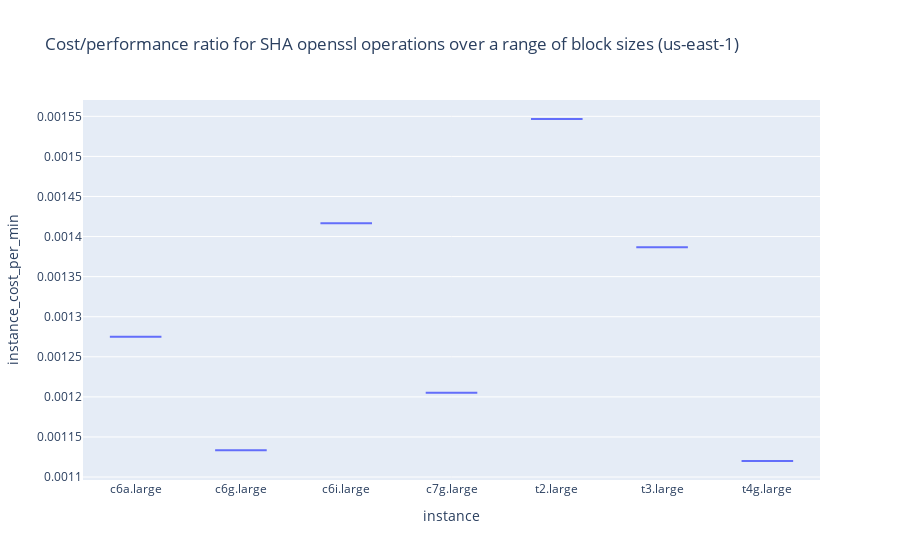
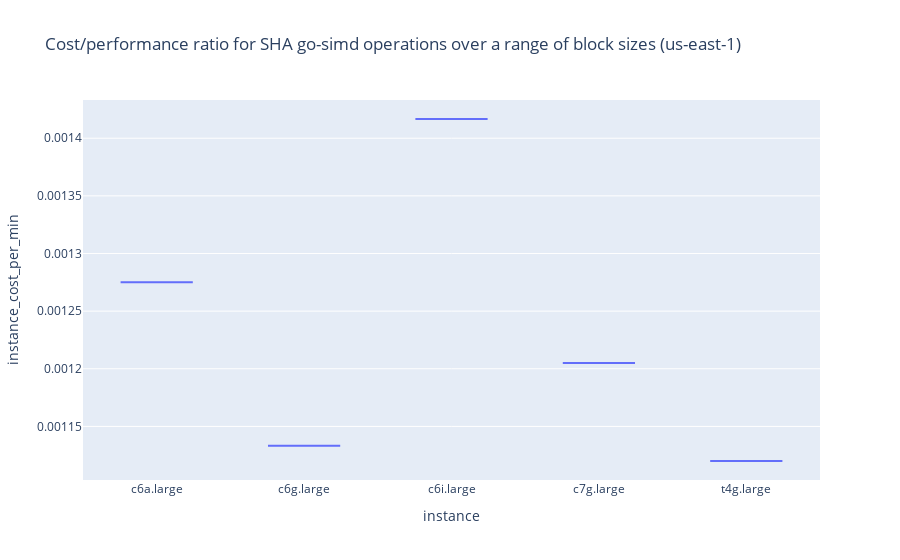
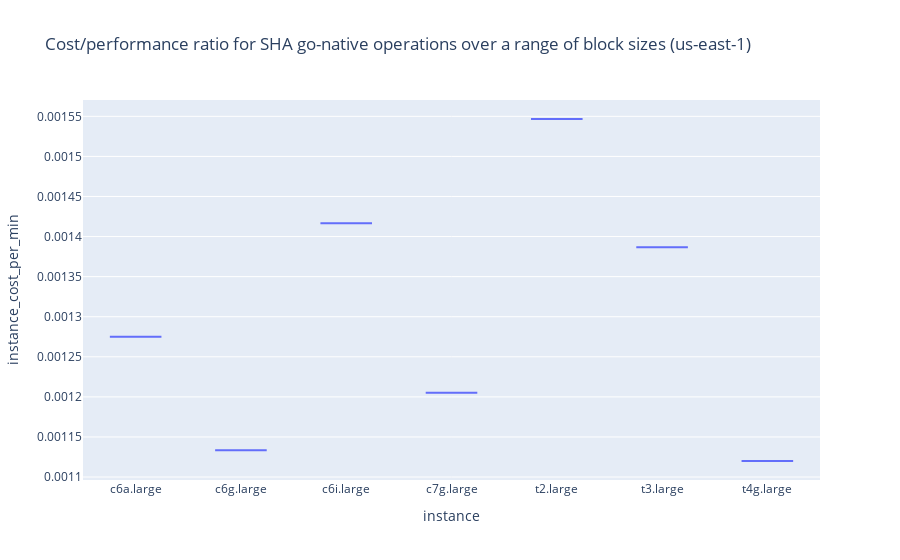
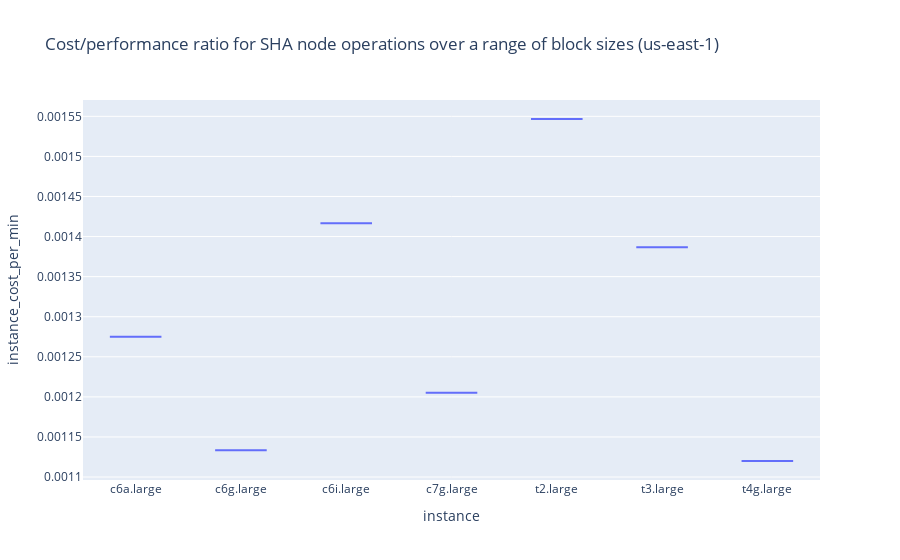

The cell these charts' notebook holds for them, in order:
### Code cell
for m in df_machinereadable['method'].unique():
    fig = px.box(df_machinereadable[df_machinereadable['method'] == m], x="instance", y="instance_cost_per_min", title=f"Cost/performance ratio for SHA {m} operations over a range of block sizes (us-east-1)")
    fig.show()
    fig.write_html(f'datavis/exp1_price_data_{m}.html')    
    fig.write_image(f'assets/exp1_price_data_{m}.png')

### Figure 1 — Plotly figure (JSON) as saved in the notebook; plotly's stock layout.template omitted (floating-point values rounded to 4 significant figures)
{"data": [{"alignmentgroup": "True", "hovertemplate": "instance=%{x}<br>instance_cost_per_min=%{y}<extra></extra>", "legendgroup": "", "marker": {"color": "#636efa"}, "name": "", "notched": false, "offsetgroup": "", "orientation": "v", "showlegend": false, "type": "box", "x": ["c6a.large", "c6a.large", "c6a.large", "c6a.large", "c6a.large", "c6g.large", "c6g.large", "c6g.large", "c6g.large", "c6g.large", "c6i.large", "c6i.large", "c6i.large", "c6i.large", "c6i.large", "c7g.large", "c7g.large", "c7g.large", "c7g.large", "c7g.large", "t2.large", "t2.large", "t2.large", "t2.large", "t2.large", "t3.large", "t3.large", "t3.large", "t3.large", "t3.large", "t4g.large", "t4g.large", "t4g.large", "t4g.large", "t4g.large"], "x0": " ", "xaxis": "x", "y": [0.001275, 0.001275, 0.001275, 0.001275, 0.001275, 0.001133, 0.001133, 0.001133, 0.001133, 0.001133, 0.001417, 0.001417, 0.001417, 0.001417, 0.001417, 0.001205, 0.001205, 0.001205, 0.001205, 0.001205, 0.001547, 0.001547, 0.001547, 0.001547, 0.001547, 0.001387, 0.001387, 0.001387, 0.001387, 0.001387, 0.00112, 0.00112, 0.00112, 0.00112, 0.00112], "y0": " ", "yaxis": "y"}], "layout": {"boxmode": "group", "legend": {"tracegroupgap": 0}, "title": {"text": "Cost/performance ratio for SHA openssl operations over a range of block sizes (us-east-1)"}, "xaxis": {"anchor": "y", "domain": [0, 1], "title": {"text": "instance"}}, "yaxis": {"anchor": "x", "domain": [0, 1], "title": {"text": "instance_cost_per_min"}}}}

### Figure 2 — Plotly figure (JSON) as saved in the notebook; plotly's stock layout.template omitted (floating-point values rounded to 4 significant figures)
{"data": [{"alignmentgroup": "True", "hovertemplate": "instance=%{x}<br>instance_cost_per_min=%{y}<extra></extra>", "legendgroup": "", "marker": {"color": "#636efa"}, "name": "", "notched": false, "offsetgroup": "", "orientation": "v", "showlegend": false, "type": "box", "x": ["c6a.large", "c6a.large", "c6a.large", "c6a.large", "c6a.large", "c6g.large", "c6g.large", "c6g.large", "c6g.large", "c6g.large", "c6i.large", "c6i.large", "c6i.large", "c6i.large", "c6i.large", "c7g.large", "c7g.large", "c7g.large", "c7g.large", "c7g.large", "t4g.large", "t4g.large", "t4g.large", "t4g.large", "t4g.large"], "x0": " ", "xaxis": "x", "y": [0.001275, 0.001275, 0.001275, 0.001275, 0.001275, 0.001133, 0.001133, 0.001133, 0.001133, 0.001133, 0.001417, 0.001417, 0.001417, 0.001417, 0.001417, 0.001205, 0.001205, 0.001205, 0.001205, 0.001205, 0.00112, 0.00112, 0.00112, 0.00112, 0.00112], "y0": " ", "yaxis": "y"}], "layout": {"boxmode": "group", "legend": {"tracegroupgap": 0}, "title": {"text": "Cost/performance ratio for SHA go-simd operations over a range of block sizes (us-east-1)"}, "xaxis": {"anchor": "y", "domain": [0, 1], "title": {"text": "instance"}}, "yaxis": {"anchor": "x", "domain": [0, 1], "title": {"text": "instance_cost_per_min"}}}}

### Figure 3 — Plotly figure (JSON) as saved in the notebook; plotly's stock layout.template omitted (floating-point values rounded to 4 significant figures)
{"data": [{"alignmentgroup": "True", "hovertemplate": "instance=%{x}<br>instance_cost_per_min=%{y}<extra></extra>", "legendgroup": "", "marker": {"color": "#636efa"}, "name": "", "notched": false, "offsetgroup": "", "orientation": "v", "showlegend": false, "type": "box", "x": ["c6a.large", "c6a.large", "c6a.large", "c6a.large", "c6a.large", "c6g.large", "c6g.large", "c6g.large", "c6g.large", "c6g.large", "c6i.large", "c6i.large", "c6i.large", "c6i.large", "c6i.large", "c7g.large", "c7g.large", "c7g.large", "c7g.large", "c7g.large", "t2.large", "t2.large", "t2.large", "t2.large", "t2.large", "t3.large", "t3.large", "t3.large", "t3.large", "t3.large", "t4g.large", "t4g.large", "t4g.large", "t4g.large", "t4g.large"], "x0": " ", "xaxis": "x", "y": [0.001275, 0.001275, 0.001275, 0.001275, 0.001275, 0.001133, 0.001133, 0.001133, 0.001133, 0.001133, 0.001417, 0.001417, 0.001417, 0.001417, 0.001417, 0.001205, 0.001205, 0.001205, 0.001205, 0.001205, 0.001547, 0.001547, 0.001547, 0.001547, 0.001547, 0.001387, 0.001387, 0.001387, 0.001387, 0.001387, 0.00112, 0.00112, 0.00112, 0.00112, 0.00112], "y0": " ", "yaxis": "y"}], "layout": {"boxmode": "group", "legend": {"tracegroupgap": 0}, "title": {"text": "Cost/performance ratio for SHA go-native operations over a range of block sizes (us-east-1)"}, "xaxis": {"anchor": "y", "domain": [0, 1], "title": {"text": "instance"}}, "yaxis": {"anchor": "x", "domain": [0, 1], "title": {"text": "instance_cost_per_min"}}}}

### Figure 4 — Plotly figure (JSON) as saved in the notebook; plotly's stock layout.template omitted (floating-point values rounded to 4 significant figures)
{"data": [{"alignmentgroup": "True", "hovertemplate": "instance=%{x}<br>instance_cost_per_min=%{y}<extra></extra>", "legendgroup": "", "marker": {"color": "#636efa"}, "name": "", "notched": false, "offsetgroup": "", "orientation": "v", "showlegend": false, "type": "box", "x": ["c6a.large", "c6a.large", "c6a.large", "c6a.large", "c6a.large", "c6g.large", "c6g.large", "c6g.large", "c6g.large", "c6g.large", "c6i.large", "c6i.large", "c6i.large", "c6i.large", "c6i.large", "c7g.large", "c7g.large", "c7g.large", "c7g.large", "c7g.large", "t2.large", "t2.large", "t2.large", "t2.large", "t2.large", "t3.large", "t3.large", "t3.large", "t3.large", "t3.large", "t4g.large", "t4g.large", "t4g.large", "t4g.large", "t4g.large"], "x0": " ", "xaxis": "x", "y": [0.001275, 0.001275, 0.001275, 0.001275, 0.001275, 0.001133, 0.001133, 0.001133, 0.001133, 0.001133, 0.001417, 0.001417, 0.001417, 0.001417, 0.001417, 0.001205, 0.001205, 0.001205, 0.001205, 0.001205, 0.001547, 0.001547, 0.001547, 0.001547, 0.001547, 0.001387, 0.001387, 0.001387, 0.001387, 0.001387, 0.00112, 0.00112, 0.00112, 0.00112, 0.00112], "y0": " ", "yaxis": "y"}], "layout": {"boxmode": "group", "legend": {"tracegroupgap": 0}, "title": {"text": "Cost/performance ratio for SHA node operations over a range of block sizes (us-east-1)"}, "xaxis": {"anchor": "y", "domain": [0, 1], "title": {"text": "instance"}}, "yaxis": {"anchor": "x", "domain": [0, 1], "title": {"text": "instance_cost_per_min"}}}}
